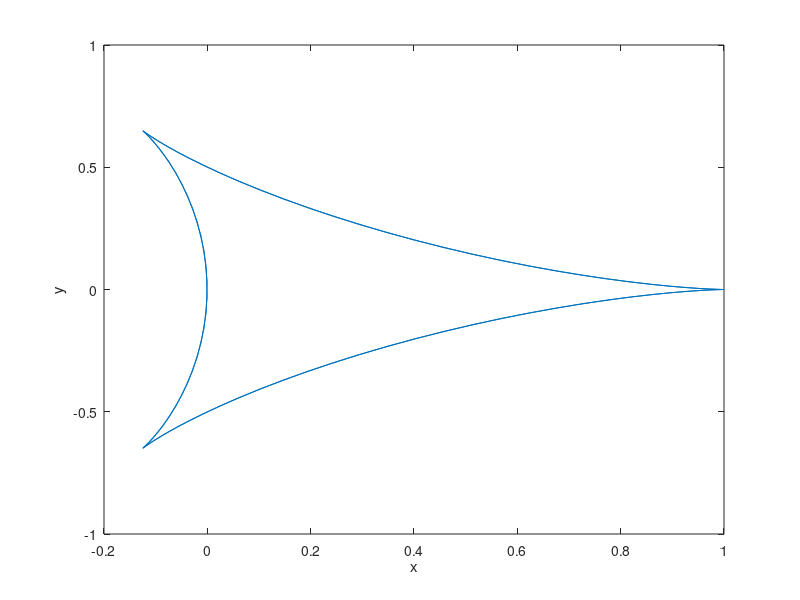

This chart was generated by the following MATLAB code:
n=2;m=2;
x = @(t) cos (n*t).*cos(t).^m;
y = @(t) sin(n*t).*sin(t).^m;

t = linspace(0, 2*pi);
plot(x(t),y(t));

xlabel('x')
ylabel('y')
